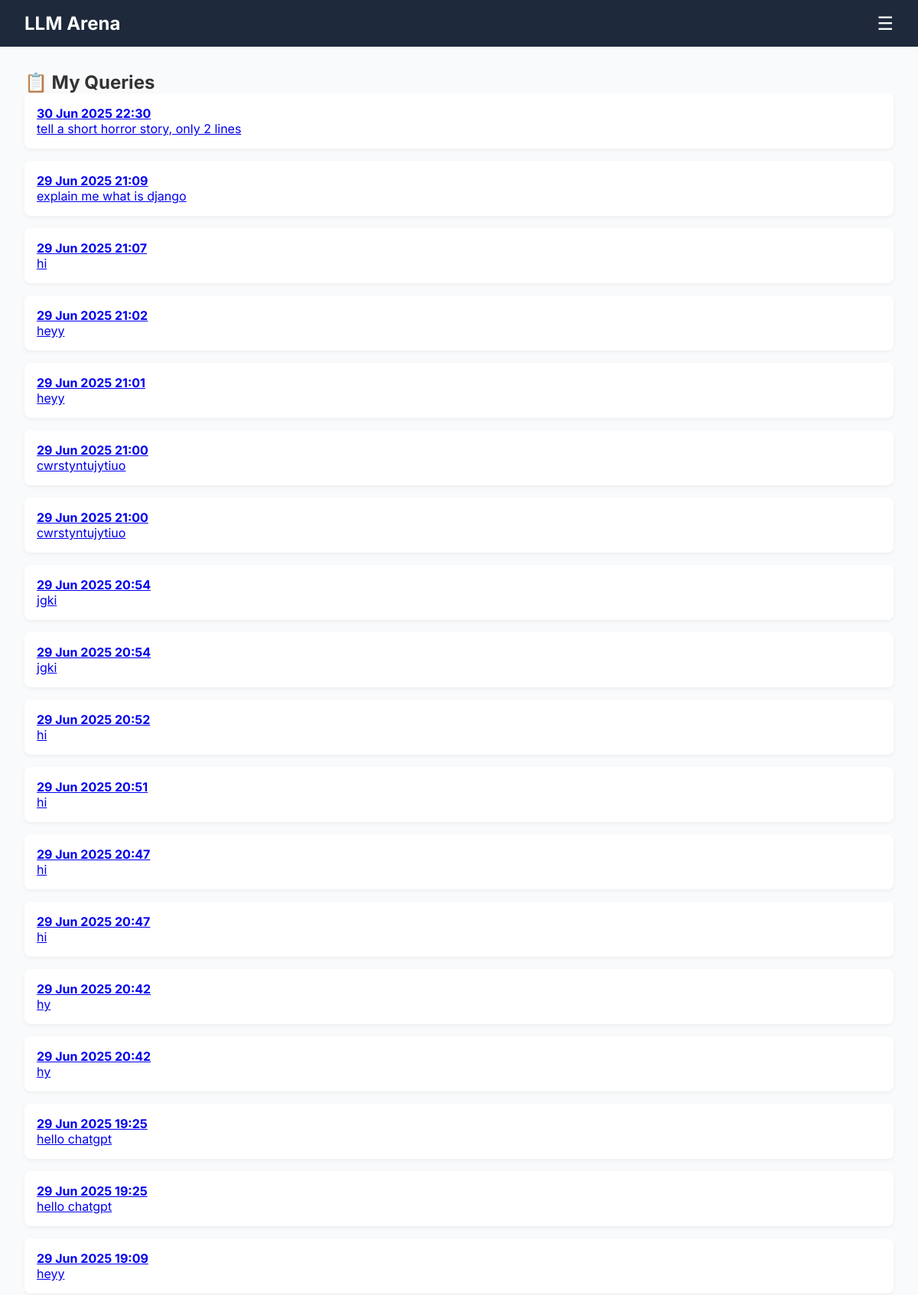
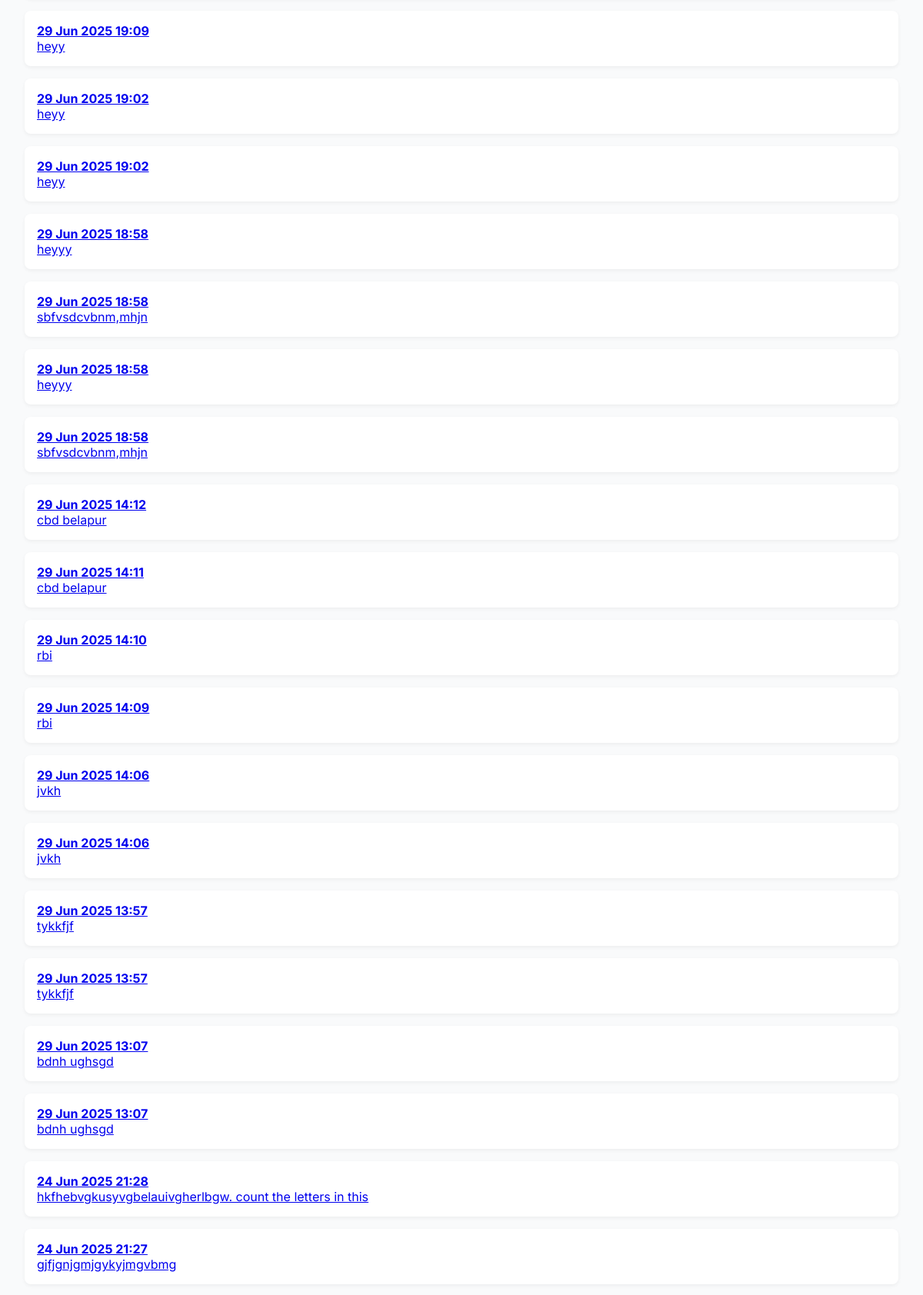
/dashboard/ (signed in, upper part), run on the app's committed database (2 pictures, top to bottom).
### core/models.py (models this page shows, shortened)
class UserQuery(models.Model):
    user = models.ForeignKey(User, on_delete=models.CASCADE)
    query_text = models.TextField()
    timestamp = models.DateTimeField(auto_now_add=True)
    model_used = models.CharField(max_length=100, default="Multiple")
    gpt_response = models.TextField(blank=True, null=True)
    gemini_response = models.TextField(blank=True, null=True)
    mistral_response = models.TextField(blank=True, null=True)
    llama_response = models.TextField(blank=True, null=True)
    gemini_comparison = models.TextField(blank=True, null=True)

### core/views.py (the view)
# urls.py: path("dashboard/", views.dashboard, name="dashboard"),
@login_required
def dashboard(request):
    queries = UserQuery.objects.filter(user=request.user).order_by("-timestamp")
    return render(request, "core/dashboard.html", {"queries": queries})

### core/templates/core/dashboard.html (shortened to what this page needs)
{% extends "core/base.html" %}
{% block content %}
<h2>📋 My Queries</h2>
{% if queries %} {% for q in queries %}
<div class="block" style="margin-bottom: 1rem">
	<a class="query-link" href="{% url 'query_detail' q.id %}">
		<strong>{{ q.timestamp|date:"d M Y H:i" }}</strong><br />
		{{ q.query_text|truncatechars:80 }}
	</a>
</div>
{% endfor %} {% else %}
<p>No queries yet.</p>
{% endif %} {% endblock %}

### core/templates/core/base.html (shortened to what this page needs)
<!DOCTYPE html>
<html>
	<head>
	</head>
	<body>
		<div class="navbar">
			<h1>LLM Arena</h1>
			{% if user.is_authenticated %}
			<div>
				<span class="menu-btn" onclick="toggleMenu()">☰</span>
			</div>
			{% endif %}
		</div>
		<div class="content">{% block content %}{% endblock %}</div>
	</body>
</html>

### core/templates/core/base.html (style rules this page uses)
* { margin: 0; padding: 0; box-sizing: border-box; }
body { font-family: "Inter", sans-serif; background: #f9fafb; color: #333; }
.navbar { background: #1e293b; color: white; padding: 1rem 2rem; display: flex; justify-content: space-between; align-items: center; position: relative; }
.navbar h1 { font-size: 1.5rem; margin: 0; }
.menu-btn { font-size: 1.5rem; cursor: pointer; }
.content { padding: 2rem; }
.block { background: white; border-radius: 8px; padding: 1rem; margin-bottom: 1rem; box-shadow: 0 2px 5px rgba(0, 0, 0, 0.05); }

### data on the page
UserQuery: timestamp "30 Jun 2025 22:30", query_text "tell a short horror story, only 2 lines"
UserQuery: timestamp "29 Jun 2025 21:09", query_text "explain me what is django"
UserQuery: timestamp "29 Jun 2025 21:07", query_text "hi"
UserQuery: timestamp "29 Jun 2025 21:02", query_text "heyy"
UserQuery: timestamp "29 Jun 2025 21:01", query_text "heyy"
UserQuery: timestamp "29 Jun 2025 21:00", query_text "cwrstyntujytiuo"
UserQuery: timestamp "29 Jun 2025 21:00", query_text "cwrstyntujytiuo"
UserQuery: timestamp "29 Jun 2025 20:54", query_text "jgki"
UserQuery: timestamp "29 Jun 2025 20:54", query_text "jgki"
UserQuery: timestamp "29 Jun 2025 20:52", query_text "hi"
UserQuery: timestamp "29 Jun 2025 20:51", query_text "hi"
UserQuery: timestamp "29 Jun 2025 20:47", query_text "hi"
UserQuery: timestamp "29 Jun 2025 20:47", query_text "hi"
UserQuery: timestamp "29 Jun 2025 20:42", query_text "hy"
UserQuery: timestamp "29 Jun 2025 20:42", query_text "hy"
UserQuery: timestamp "29 Jun 2025 19:25", query_text "hello chatgpt"
UserQuery: timestamp "29 Jun 2025 19:25", query_text "hello chatgpt"
UserQuery: timestamp "29 Jun 2025 19:09", query_text "heyy"
UserQuery: timestamp "29 Jun 2025 19:09", query_text "heyy"
UserQuery: timestamp "29 Jun 2025 19:02", query_text "heyy"
UserQuery: timestamp "29 Jun 2025 19:02", query_text "heyy"
UserQuery: timestamp "29 Jun 2025 18:58", query_text "heyyy"
UserQuery: timestamp "29 Jun 2025 18:58", query_text "sbfvsdcvbnm,mhjn"
UserQuery: timestamp "29 Jun 2025 18:58", query_text "heyyy"
UserQuery: timestamp "29 Jun 2025 18:58", query_text "sbfvsdcvbnm,mhjn"
UserQuery: timestamp "29 Jun 2025 14:12", query_text "cbd belapur"
UserQuery: timestamp "29 Jun 2025 14:11", query_text "cbd belapur"
UserQuery: timestamp "29 Jun 2025 14:10", query_text "rbi"
UserQuery: timestamp "29 Jun 2025 14:09", query_text "rbi"
UserQuery: timestamp "29 Jun 2025 14:06", query_text "jvkh"
UserQuery: timestamp "29 Jun 2025 14:06", query_text "jvkh"
UserQuery: timestamp "29 Jun 2025 13:57", query_text "tykkfjf"
UserQuery: timestamp "29 Jun 2025 13:57", query_text "tykkfjf"
UserQuery: timestamp "29 Jun 2025 13:07", query_text "bdnh ughsgd"
UserQuery: timestamp "29 Jun 2025 13:07", query_text "bdnh ughsgd"
UserQuery: timestamp "24 Jun 2025 21:28", query_text "hkfhebvgkusyvgbelauivgherlbgw. count the letters in this"
UserQuery: timestamp "24 Jun 2025 21:27", query_text "gjfjgnjgmjgykyjmgvbmg"
